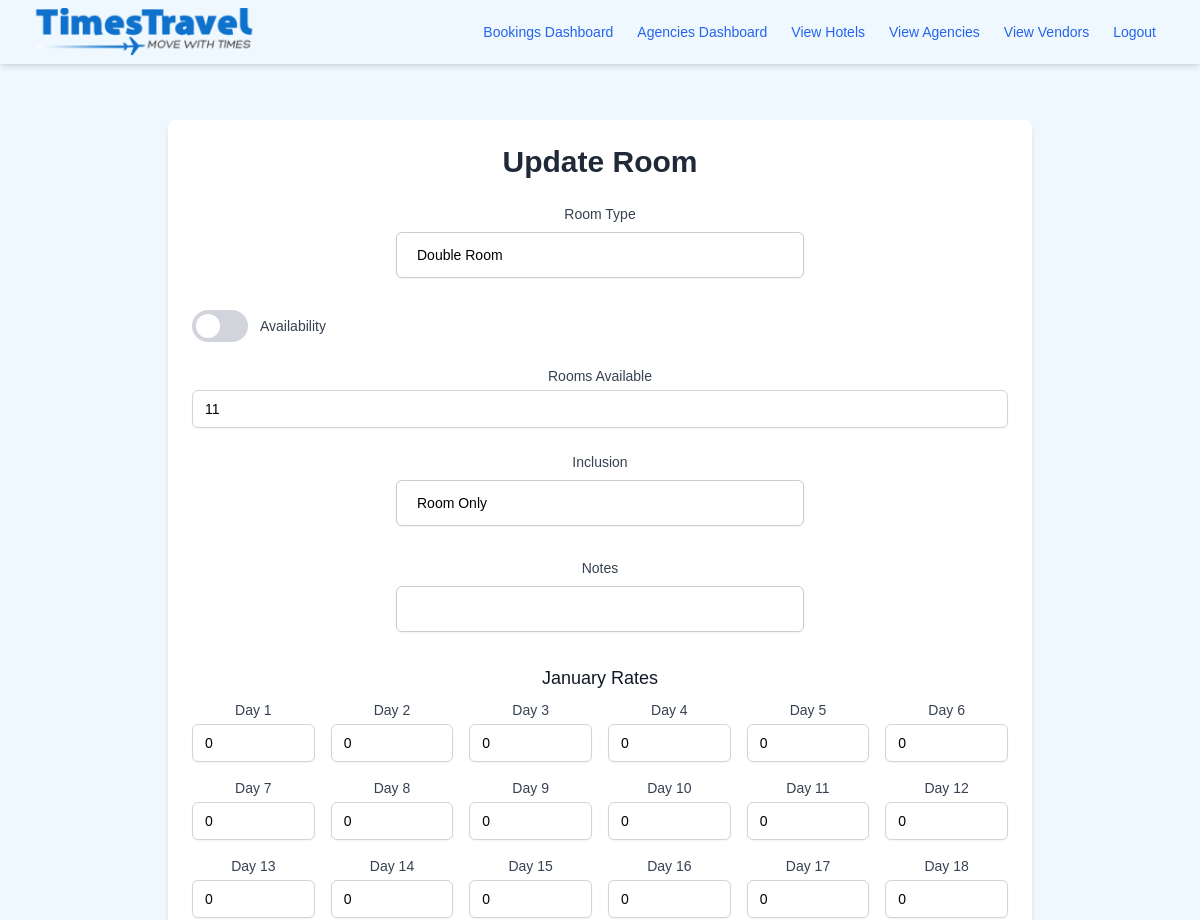
Page /hotels/1/rooms/1/update (signed in, upper part) on the earlier database version.
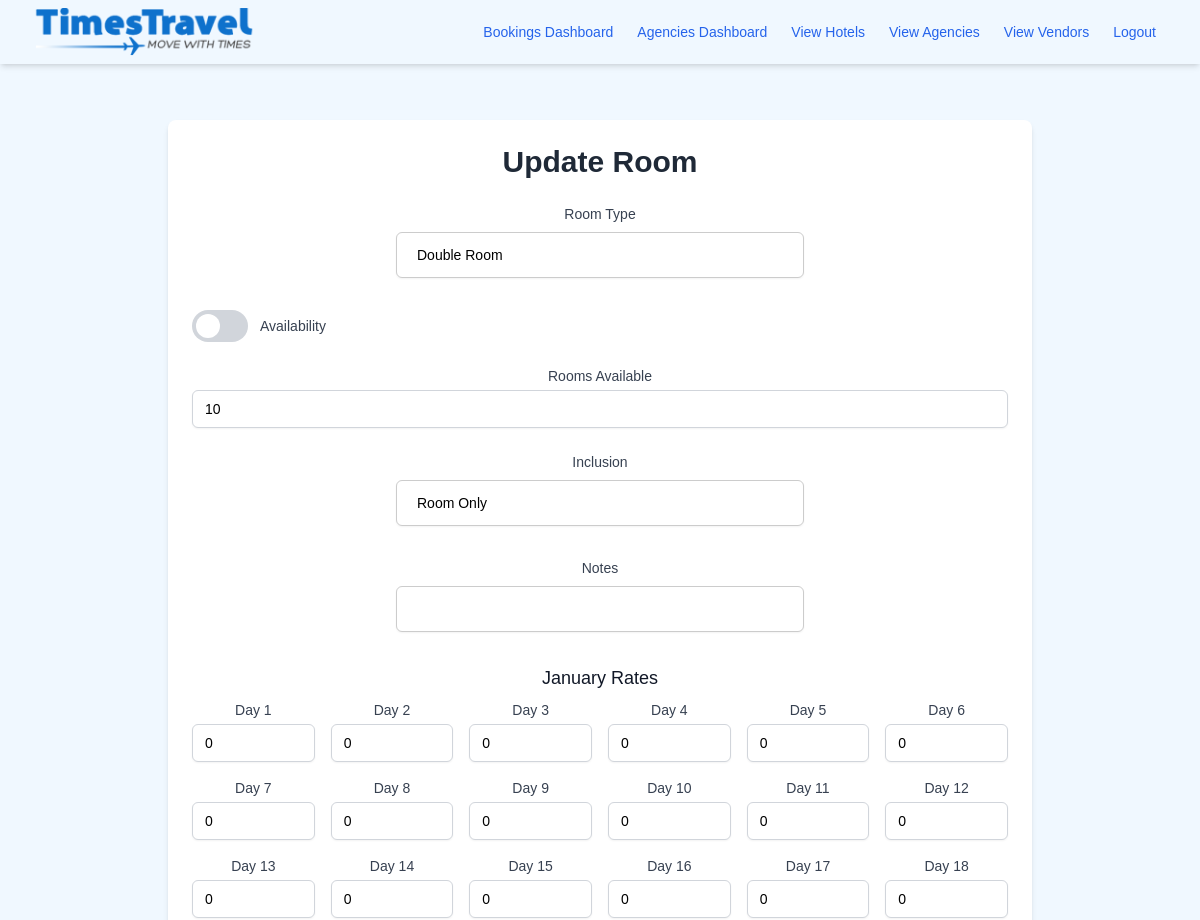
Same page on the later database version.
### app/models.py (models this page shows, shortened)
class Room(db.Model):
    __tablename__ = 'room'
    id = db.Column(db.Integer, primary_key=True)
    hotel_id = db.Column(db.Integer, db.ForeignKey('hotel.id'), nullable=False)
    type = db.Column(db.String(100), nullable=False)
    availability = db.Column(db.Boolean, nullable=False)
    rooms_available = db.Column(db.Integer, nullable=False)
    inclusion = db.Column(db.String(100))
    approval = db.Column(db.String(100))
    notes = db.Column(db.String(100))
    january_rates = db.Column(JSON, nullable=True)
    february_rates = db.Column(JSON, nullable=True)
    march_rates = db.Column(JSON, nullable=True)
    april_rates = db.Column(JSON, nullable=True)
    may_rates = db.Column(JSON, nullable=True)
    june_rates = db.Column(JSON, nullable=True)
    july_rates = db.Column(JSON, nullable=True)
    august_rates = db.Column(JSON, nullable=True)
    september_rates = db.Column(JSON, nullable=True)
    october_rates = db.Column(JSON, nullable=True)
    november_rates = db.Column(JSON, nullable=True)
    december_rates = db.Column(JSON, nullable=True)
    total_price = db.Column(db.Float, default=0)
    bookings = relationship('Booking', back_populates='room')  # Back reference to Booking

### app/routes/room_routes.py (the view, shortened to what this page needs)
@room_bp.route('/hotels/<int:hotel_id>/rooms/<int:room_id>/update', methods=['GET', 'POST'])
@login_required
@roles_required('super_admin', 'admin', 'data_entry')
def update_room(hotel_id, room_id):
    room = Room.query.get_or_404(room_id)
    form = UpdateRoomForm(obj=room)
    if request.method == 'GET':
        form.hotel_id.data = room.hotel_id
        form.type.data = room.type
        form.availability.data = room.availability
        form.rooms_available.data = room.rooms_available
        form.inclusion.data = room.inclusion
        form.notes.data = room.notes
        for month in ['january', 'february', 'march', 'april', 'may', 'june', 'july', 'august', 'september', 'october', 'november', 'december']:
            rates = getattr(room, f'{month}_rates')
            form_field = getattr(form, f'{month}_rates')
            for i, rate in enumerate(form_field):
                rate.process_data(rates.get(f'Day{i+1}', 0))
    return render_template('rooms/update_room.html', form=form, room=room)

### app/models.py (called while the page is built)
@login.user_loader
def load_user(id):
    return User.query.get(int(id))

### app/templates/rooms/update_room.html (shortened to what this page needs)
{% extends 'base.html' %}
{% block content %}
<div class="container mx-auto px-4 py-8 max-w-4xl">
    <div class="bg-white shadow-md rounded-lg p-6">
        <h2 class="text-3xl font-bold mb-6 text-gray-800 text-center">Update Room</h2>
        <form method="post" class="space-y-6">
            <div>
                {{ form.type.label(class="block text-sm font-medium text-gray-700") }}
                {{ form.type(class="mt-1 block w-full py-2 px-3 border border-gray-300 bg-white rounded-md shadow-sm focus:outline-none focus:ring-indigo-500 focus:border-indigo-500 sm:text-sm") }}
            </div>
            <div class="flex items-center">
                <label for="availability" class="flex items-center cursor-pointer">
                    <div class="relative">
                        <div class="block bg-gray-300 w-14 h-8 rounded-full"></div>
                        <div class="toggle-dot absolute left-1 top-1 bg-white w-6 h-6 rounded-full transition-transform duration-300 ease-in-out"></div>
                    </div>
                    <div class="ml-3 text-sm font-medium text-gray-700">Availability</div>
                </label>
            </div>
            <div>
                {{ form.rooms_available.label(class="block text-sm font-medium text-gray-700") }}
                {{ form.rooms_available(class="mt-1 block w-full py-2 px-3 border border-gray-300 bg-white rounded-md shadow-sm focus:outline-none focus:ring-indigo-500 focus:border-indigo-500 sm:text-sm") }}
            </div>
            <div>
                {{ form.inclusion.label(class="block text-sm font-medium text-gray-700") }}
                {{ form.inclusion(class="mt-1 block w-full py-2 px-3 border border-gray-300 bg-white rounded-md shadow-sm focus:outline-none focus:ring-indigo-500 focus:border-indigo-500 sm:text-sm") }}
            </div>
            <div>
                {{ form.notes.label(class="block text-sm font-medium text-gray-700") }}
                {{ form.notes(class="mt-1 block w-full py-2 px-3 border border-gray-300 bg-white rounded-md shadow-sm focus:outline-none focus:ring-indigo-500 focus:border-indigo-500 sm:text-sm") }}
            </div>
            <div class="space-y-6">
                {% for month_form in [form.january_rates, form.february_rates, form.march_rates, form.april_rates, form.may_rates, form.june_rates, form.july_rates, form.august_rates, form.september_rates, form.october_rates, form.november_rates, form.december_rates] %}
                <div>
                    <h3 class="text-lg font-medium text-gray-900 mb-2">{{ month_form.label.text }}</h3>
                    <div class="grid grid-cols-3 gap-4 sm:grid-cols-4 md:grid-cols-6">
                        {% for rate_field in month_form %}
                        <div>
                            <label class="block text-sm font-medium text-gray-700 mb-1">Day {{ loop.index }}</label>
                            {{ rate_field(class="mt-1 block w-full py-2 px-3 border border-gray-300 bg-white rounded-md shadow-sm focus:outline-none focus:ring-indigo-500 focus:border-indigo-500 sm:text-sm") }}
                        </div>
                        {% endfor %}
                    </div>
                </div>
                {% endfor %}
            </div>
        </form>
    </div>
</div>
{% endblock %}

Differences in the rows shown:
changed Room "Double Room": rooms_available "11" → "10"
